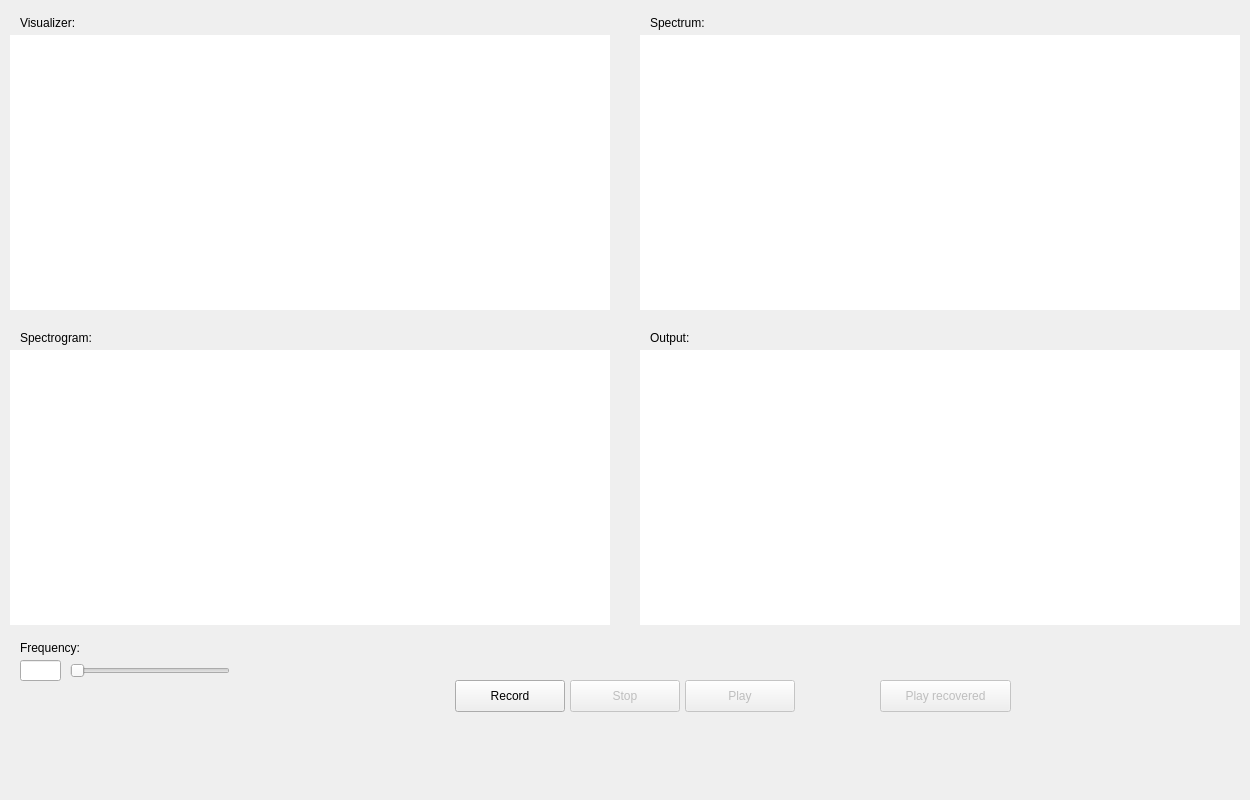
<?xml version="1.0" encoding="UTF-8"?>
<ui version="4.0">
 <class>form_voicechanger</class>
 <widget class="QWidget" name="form_voicechanger">
  <property name="geometry">
   <rect>
    <x>0</x>
    <y>0</y>
    <width>1250</width>
    <height>800</height>
   </rect>
  </property>
  <property name="minimumSize">
   <size>
    <width>1250</width>
    <height>800</height>
   </size>
  </property>
  <property name="maximumSize">
   <size>
    <width>1250</width>
    <height>800</height>
   </size>
  </property>
  <property name="windowTitle">
   <string>VoiceChanger</string>
  </property>
  <property name="inputMethodHints">
   <set>Qt::ImhNone</set>
  </property>
  <widget class="QLabel" name="lb_visualizer">
   <property name="geometry">
    <rect>
     <x>20</x>
     <y>15</y>
     <width>71</width>
     <height>16</height>
    </rect>
   </property>
   <property name="text">
    <string>Visualizer:</string>
   </property>
  </widget>
  <widget class="QGraphicsView" name="gv_visualizer_input">
   <property name="geometry">
    <rect>
     <x>10</x>
     <y>35</y>
     <width>600</width>
     <height>275</height>
    </rect>
   </property>
   <property name="frameShape">
    <enum>QFrame::NoFrame</enum>
   </property>
   <property name="lineWidth">
    <number>0</number>
   </property>
   <property name="verticalScrollBarPolicy">
    <enum>Qt::ScrollBarAlwaysOff</enum>
   </property>
   <property name="horizontalScrollBarPolicy">
    <enum>Qt::ScrollBarAlwaysOff</enum>
   </property>
  </widget>
  <widget class="QPushButton" name="pb_record">
   <property name="geometry">
    <rect>
     <x>455</x>
     <y>680</y>
     <width>110</width>
     <height>32</height>
    </rect>
   </property>
   <property name="text">
    <string>Record</string>
   </property>
  </widget>
  <widget class="QPushButton" name="pb_play">
   <property name="enabled">
    <bool>false</bool>
   </property>
   <property name="geometry">
    <rect>
     <x>685</x>
     <y>680</y>
     <width>110</width>
     <height>32</height>
    </rect>
   </property>
   <property name="text">
    <string>Play</string>
   </property>
  </widget>
  <widget class="QSlider" name="hs_frequency">
   <property name="enabled">
    <bool>true</bool>
   </property>
   <property name="geometry">
    <rect>
     <x>70</x>
     <y>660</y>
     <width>160</width>
     <height>22</height>
    </rect>
   </property>
   <property name="orientation">
    <enum>Qt::Horizontal</enum>
   </property>
  </widget>
  <widget class="QLabel" name="lb_frequency">
   <property name="geometry">
    <rect>
     <x>20</x>
     <y>640</y>
     <width>71</width>
     <height>16</height>
    </rect>
   </property>
   <property name="text">
    <string>Frequency:</string>
   </property>
  </widget>
  <widget class="QGraphicsView" name="gv_visualizer_output">
   <property name="geometry">
    <rect>
     <x>640</x>
     <y>350</y>
     <width>600</width>
     <height>275</height>
    </rect>
   </property>
   <property name="frameShape">
    <enum>QFrame::NoFrame</enum>
   </property>
   <property name="lineWidth">
    <number>0</number>
   </property>
   <property name="verticalScrollBarPolicy">
    <enum>Qt::ScrollBarAlwaysOff</enum>
   </property>
   <property name="horizontalScrollBarPolicy">
    <enum>Qt::ScrollBarAlwaysOff</enum>
   </property>
  </widget>
  <widget class="QPushButton" name="pb_stop">
   <property name="enabled">
    <bool>false</bool>
   </property>
   <property name="geometry">
    <rect>
     <x>570</x>
     <y>680</y>
     <width>110</width>
     <height>32</height>
    </rect>
   </property>
   <property name="text">
    <string>Stop</string>
   </property>
  </widget>
  <widget class="QLabel" name="lb_record_time">
   <property name="geometry">
    <rect>
     <x>920</x>
     <y>15</y>
     <width>71</width>
     <height>16</height>
    </rect>
   </property>
   <property name="text">
    <string/>
   </property>
  </widget>
  <widget class="QLineEdit" name="le_frequency">
   <property name="geometry">
    <rect>
     <x>20</x>
     <y>660</y>
     <width>41</width>
     <height>21</height>
    </rect>
   </property>
   <property name="readOnly">
    <bool>true</bool>
   </property>
  </widget>
  <widget class="QGraphicsView" name="gv_spectrogram">
   <property name="geometry">
    <rect>
     <x>10</x>
     <y>350</y>
     <width>600</width>
     <height>275</height>
    </rect>
   </property>
   <property name="frameShape">
    <enum>QFrame::NoFrame</enum>
   </property>
   <property name="lineWidth">
    <number>0</number>
   </property>
   <property name="verticalScrollBarPolicy">
    <enum>Qt::ScrollBarAlwaysOff</enum>
   </property>
   <property name="horizontalScrollBarPolicy">
    <enum>Qt::ScrollBarAlwaysOff</enum>
   </property>
  </widget>
  <widget class="QPushButton" name="pb_play_recovered">
   <property name="enabled">
    <bool>false</bool>
   </property>
   <property name="geometry">
    <rect>
     <x>880</x>
     <y>680</y>
     <width>131</width>
     <height>32</height>
    </rect>
   </property>
   <property name="text">
    <string>Play recovered</string>
   </property>
  </widget>
  <widget class="QGraphicsView" name="gv_spectrum">
   <property name="geometry">
    <rect>
     <x>640</x>
     <y>35</y>
     <width>600</width>
     <height>275</height>
    </rect>
   </property>
   <property name="frameShape">
    <enum>QFrame::NoFrame</enum>
   </property>
   <property name="lineWidth">
    <number>0</number>
   </property>
   <property name="verticalScrollBarPolicy">
    <enum>Qt::ScrollBarAlwaysOff</enum>
   </property>
   <property name="horizontalScrollBarPolicy">
    <enum>Qt::ScrollBarAlwaysOff</enum>
   </property>
  </widget>
  <widget class="QLabel" name="lb_spectrogram">
   <property name="geometry">
    <rect>
     <x>20</x>
     <y>330</y>
     <width>91</width>
     <height>16</height>
    </rect>
   </property>
   <property name="text">
    <string>Spectrogram:</string>
   </property>
  </widget>
  <widget class="QLabel" name="lb_spectrum">
   <property name="geometry">
    <rect>
     <x>650</x>
     <y>15</y>
     <width>71</width>
     <height>16</height>
    </rect>
   </property>
   <property name="text">
    <string>Spectrum:</string>
   </property>
  </widget>
  <widget class="QLabel" name="lb_output">
   <property name="geometry">
    <rect>
     <x>650</x>
     <y>330</y>
     <width>71</width>
     <height>16</height>
    </rect>
   </property>
   <property name="text">
    <string>Output:</string>
   </property>
  </widget>
 </widget>
 <resources/>
 <connections/>
</ui>
